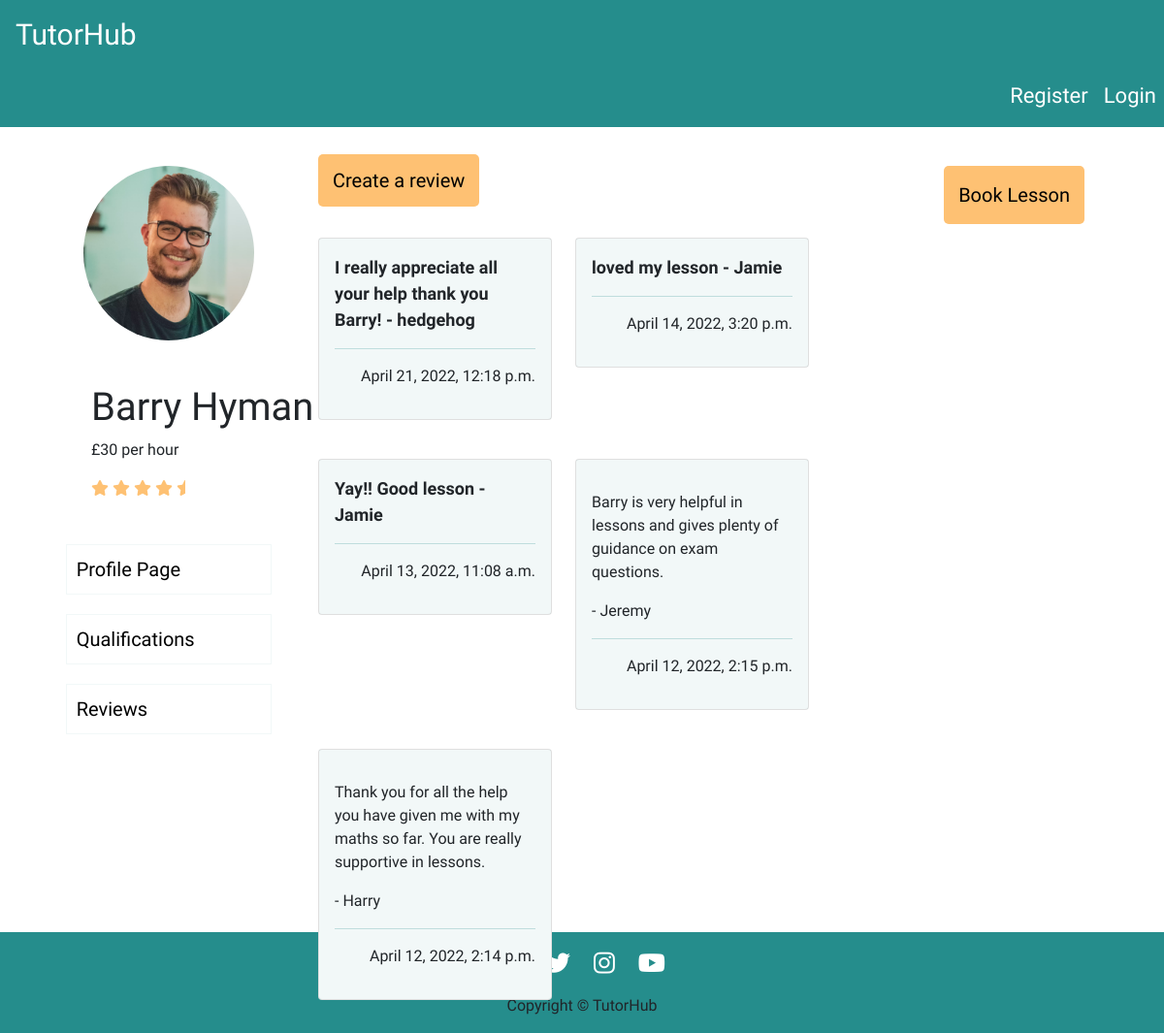
Screenshot of /tutors/tutor_one/reviews/ with the database file from the repository.
### tutorprofile/models.py (models this page shows)
class Review(models.Model):
    tutor = models.CharField(max_length=50)
    student = models.ForeignKey(User, on_delete=models.CASCADE, related_name="review")
    review = models.CharField(max_length=150)
    created_on = models.DateTimeField(auto_now_add=True)
    class Meta:
        ordering = ['-created_on']

### tutorprofile/views.py (the view)
# urls.py: path('tutor_one/reviews/', views.ReviewListTutorOne.as_view(), name='tutor_one_reviews'),
class ReviewListTutorOne(generic.ListView):
    model = Review
    queryset = Review.objects.filter(Q(tutor='Barry Hyman')).order_by('-created_on')
    template_name = 'tutorprofile/tutor_one_reviews.html'
    paginate_by = 6

### tutorprofile/templates/tutorprofile/tutor_one_reviews.html (shortened to what this page needs)
{% extends "base.html" %}
{% load crispy_forms_tags %}
{% load static %}
{% block content %}
<div class="container-fluid center-block">
    <div class="row profile">
        <div class="col-3">
            <div class="row">
                <div class="col-12 user-image">
                    <img src="../../../static/images/tutorone.avif" alt="image of a tutor">
                </div>
            </div>
            <div class="row">
                <div class="col-12 user-info">
                    <h1>Barry Hyman</h1>
                    <p>£30 per hour</p>
                    <i class="fa-solid fa-star"></i>
                    <i class="fa-solid fa-star"></i>
                    <i class="fa-solid fa-star"></i>
                    <i class="fa-solid fa-star"></i>
                    <i class="fa-solid fa-star-half"></i>
                </div>
            </div>
            <div class="row center-block">
                <div class="col-10 page-buttons-container" >
                    <a href="{% url 'tutor_one_profile' %}" class="page-buttons">Profile Page</a>
                    <a href="{% url 'tutor_one_qualifications' %}" class="page-buttons">Qualifications</a>
                    <a href="{% url 'tutor_one_reviews' %}" class="page-buttons">Reviews</a>
                </div>
            </div>
        </div>
        <div class="col-6 booking-button" id="reviews-page">
            <a href="{% url 'tutor_one_create_review' %}">Create a review</a>
            <br />
            <br />
            <div class="row">
                {% for review in review_list %}
                    <div class="col-6 card_space">
                        <div class="card">
                            <div class="card-body color-card">
                                <p class="review_comment">{{ review.review|safe }} - {{ review.student }} </p>
                                <hr />
                                <p class="right">{{ review.created_on}}</p>
                            </div>
                        </div>
                    </div>
                {% endfor %}
            </div>
        </div>
        <div class="col-3" id="bookings-button">
            <div class="row booking-button">
                <a href="{% url 'tutor_one' %}" id="booking-btn">Book Lesson</a>
            </div>
        </div>
    </div>
</div>
{% endblock %}

### static/css/style.css (style rules this page uses)
html, body { max-width: 100%; overflow-x: hidden; font-family: 'Hubballi', cursive; }
.center-block { display: flex; justify-content: center; }
hr { color: #258d8c; }
.profile { width: 100%; margin-top: 20px; padding: 20px; height: 810px; }
.user-info { margin-top: 25px; margin-left: 50px; margin-bottom: 25px; }
.user-info i { color: #fec173; }
.user-image { display: flex; height: 200px; width: 200px; justify-content: center; margin: auto; font-size: 150px; }
.user-image img { height: 180px; width: 100%; border-radius: 50%; }
.card_space { margin-bottom: 20px; margin-top: 20px; }
.review_comment { font-size: 18px; font-weight: bold; }
.right { text-align: right; float: right; }
.color-card { background-color: #258d8c0f; }
.page-buttons-container a { display: block; text-decoration: none; border: solid 1px #258d8c0f; width: 100%; margin: 20px 0; padding: 10px; color: black; font-size: 20px; }
.booking-button { float: right; padding-right: 50px; }
.booking-button a { border-radius: 5px; padding: 15px; background-color: #fec173; color: black; font-size: 20px; text-align: center; text-decoration: none; }

### rows the page displays
Review: review "I really appreciate all your help thank you Barry!", student "hedgehog", created_on "April 21, 2022, 12:18 p.m."
Review: review "loved my lesson", student "Jamie", created_on "April 14, 2022, 3:20 p.m."
Review: review "Yay!! Good lesson", student "Jamie", created_on "April 13, 2022, 11:08 a.m."
Review: review "Barry is very helpful in lessons and gives plenty of guidance on exam questions.", student "Jeremy", created_on "April 12, 2022, 2:15 p.m."
Review: review "Thank you for all the help you have given me with my maths so far. You are really supportive in lessons.", student "Harry", created_on "April 12, 2022, 2:14 p.m."
